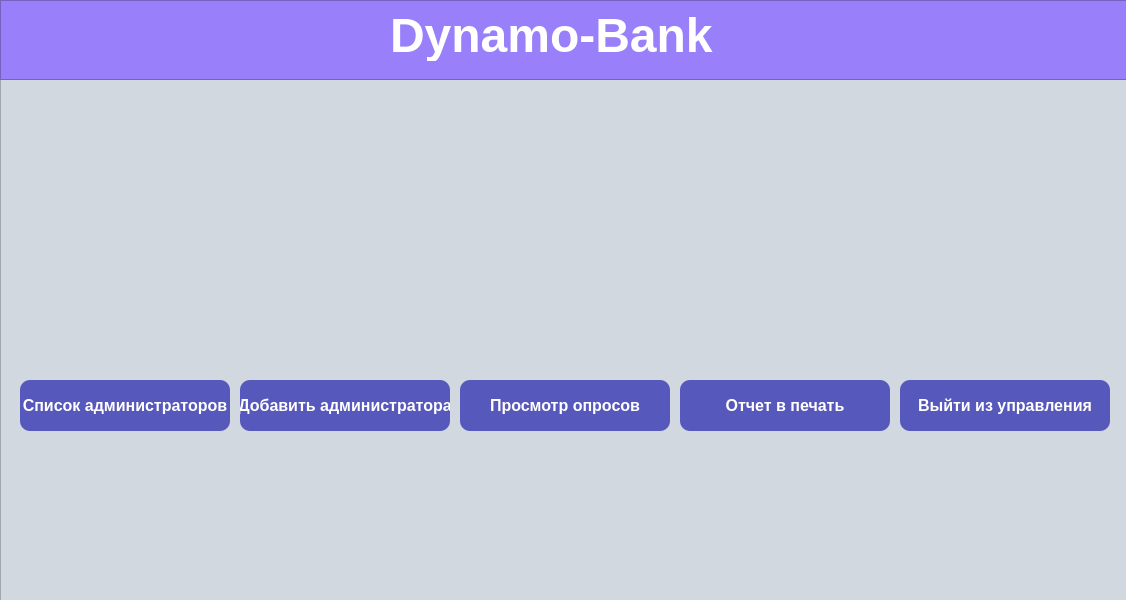
<?xml version="1.0" encoding="UTF-8"?>
<ui version="4.0">
 <class>MainWindow</class>
 <widget class="QMainWindow" name="MainWindow">
  <property name="geometry">
   <rect>
    <x>0</x>
    <y>0</y>
    <width>1126</width>
    <height>600</height>
   </rect>
  </property>
  <property name="windowTitle">
   <string>MainWindow</string>
  </property>
  <widget class="QWidget" name="centralwidget">
   <widget class="QFrame" name="frame">
    <property name="geometry">
     <rect>
      <x>0</x>
      <y>0</y>
      <width>1131</width>
      <height>601</height>
     </rect>
    </property>
    <property name="styleSheet">
     <string notr="true">background-color:#d1d8e0;</string>
    </property>
    <property name="frameShape">
     <enum>QFrame::StyledPanel</enum>
    </property>
    <property name="frameShadow">
     <enum>QFrame::Raised</enum>
    </property>
    <widget class="QFrame" name="frame_2">
     <property name="geometry">
      <rect>
       <x>0</x>
       <y>0</y>
       <width>1131</width>
       <height>80</height>
      </rect>
     </property>
     <property name="styleSheet">
      <string notr="true">background-color:#9980FA;
color:white;
text-align:center;</string>
     </property>
     <property name="frameShape">
      <enum>QFrame::StyledPanel</enum>
     </property>
     <property name="frameShadow">
      <enum>QFrame::Raised</enum>
     </property>
     <widget class="QLabel" name="label">
      <property name="geometry">
       <rect>
        <x>390</x>
        <y>10</y>
        <width>391</width>
        <height>51</height>
       </rect>
      </property>
      <property name="font">
       <font>
        <family>Tahoma</family>
        <pointsize>36</pointsize>
        <weight>75</weight>
        <bold>true</bold>
       </font>
      </property>
      <property name="styleSheet">
       <string notr="true">color:#black;</string>
      </property>
      <property name="text">
       <string>Dynamo-Bank</string>
      </property>
     </widget>
    </widget>
    <widget class="QLabel" name="label_2">
     <property name="geometry">
      <rect>
       <x>470</x>
       <y>590</y>
       <width>461</width>
       <height>181</height>
      </rect>
     </property>
     <property name="text">
      <string/>
     </property>
     <property name="pixmap">
      <pixmap>imgonline-com-ua-Transparent-backgr-48tgqomMjDUEwY.png</pixmap>
     </property>
    </widget>
    <widget class="QLabel" name="label_3">
     <property name="geometry">
      <rect>
       <x>320</x>
       <y>80</y>
       <width>461</width>
       <height>181</height>
      </rect>
     </property>
     <property name="text">
      <string/>
     </property>
     <property name="pixmap">
      <pixmap>imgonline-com-ua-Transparent-backgr-48tgqomMjDUEwY.png</pixmap>
     </property>
    </widget>
    <widget class="QPushButton" name="admin_list_button">
     <property name="geometry">
      <rect>
       <x>20</x>
       <y>380</y>
       <width>210</width>
       <height>51</height>
      </rect>
     </property>
     <property name="font">
      <font>
       <family>Tahoma</family>
       <pointsize>12</pointsize>
       <weight>75</weight>
       <bold>true</bold>
      </font>
     </property>
     <property name="styleSheet">
      <string notr="true">QPushButton{background-color:#5758BB;
color:white;
border-radius: 10px;}
QPushButton:pressed{
background-color:darkgreen;
color:white;
border-radius: 10px;
}</string>
     </property>
     <property name="text">
      <string>Список администраторов</string>
     </property>
    </widget>
    <widget class="QPushButton" name="show_survey_button">
     <property name="geometry">
      <rect>
       <x>460</x>
       <y>380</y>
       <width>210</width>
       <height>51</height>
      </rect>
     </property>
     <property name="font">
      <font>
       <family>Tahoma</family>
       <pointsize>12</pointsize>
       <weight>75</weight>
       <bold>true</bold>
      </font>
     </property>
     <property name="styleSheet">
      <string notr="true">QPushButton{background-color:#5758BB;
color:white;
border-radius: 10px;}
QPushButton:pressed{
background-color:darkgreen;
color:white;
border-radius: 10px;
}</string>
     </property>
     <property name="text">
      <string>Просмотр опросов</string>
     </property>
    </widget>
    <widget class="QPushButton" name="print_info">
     <property name="geometry">
      <rect>
       <x>680</x>
       <y>380</y>
       <width>210</width>
       <height>51</height>
      </rect>
     </property>
     <property name="font">
      <font>
       <family>Tahoma</family>
       <pointsize>12</pointsize>
       <weight>75</weight>
       <bold>true</bold>
      </font>
     </property>
     <property name="styleSheet">
      <string notr="true">QPushButton{background-color:#5758BB;
color:white;
border-radius: 10px;}
QPushButton:pressed{
background-color:darkgreen;
color:white;
border-radius: 10px;
}</string>
     </property>
     <property name="text">
      <string>Отчет в печать</string>
     </property>
    </widget>
    <widget class="QPushButton" name="exit_bank_button">
     <property name="geometry">
      <rect>
       <x>900</x>
       <y>380</y>
       <width>210</width>
       <height>51</height>
      </rect>
     </property>
     <property name="font">
      <font>
       <family>Tahoma</family>
       <pointsize>12</pointsize>
       <weight>75</weight>
       <bold>true</bold>
      </font>
     </property>
     <property name="styleSheet">
      <string notr="true">QPushButton{background-color:#5758BB;
color:white;
border-radius: 10px;}
QPushButton:pressed{
background-color:darkgreen;
color:white;
border-radius: 10px;
}</string>
     </property>
     <property name="text">
      <string>Выйти из управления</string>
     </property>
    </widget>
    <widget class="QPushButton" name="add_admin_button">
     <property name="geometry">
      <rect>
       <x>240</x>
       <y>380</y>
       <width>210</width>
       <height>51</height>
      </rect>
     </property>
     <property name="font">
      <font>
       <family>Tahoma</family>
       <pointsize>12</pointsize>
       <weight>75</weight>
       <bold>true</bold>
      </font>
     </property>
     <property name="styleSheet">
      <string notr="true">QPushButton{background-color:#5758BB;
color:white;
border-radius: 10px;}
QPushButton:pressed{
background-color:darkgreen;
color:white;
border-radius: 10px;
}</string>
     </property>
     <property name="text">
      <string>Добавить администратора</string>
     </property>
    </widget>
   </widget>
  </widget>
 </widget>
 <resources/>
 <connections/>
</ui>
